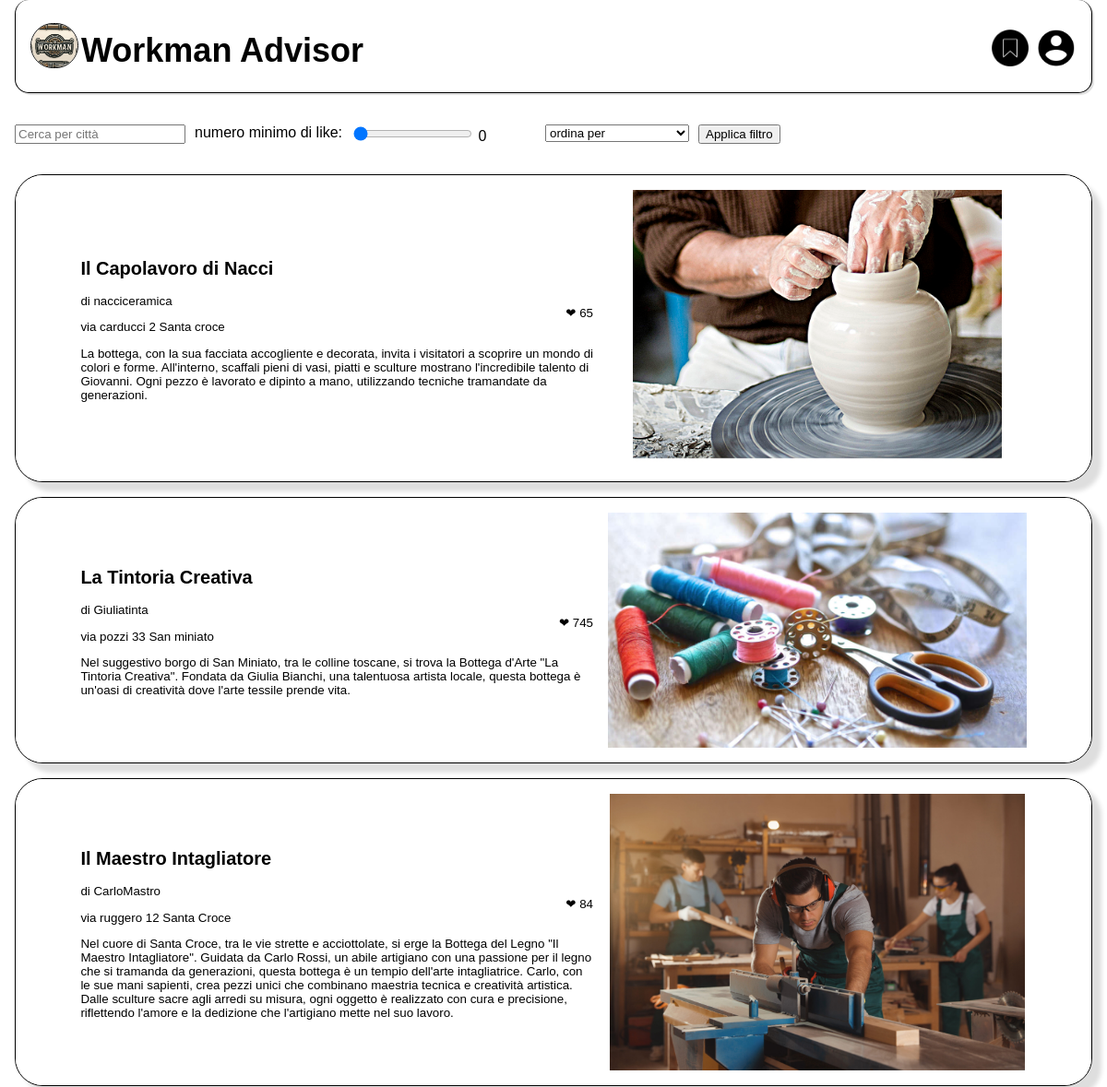
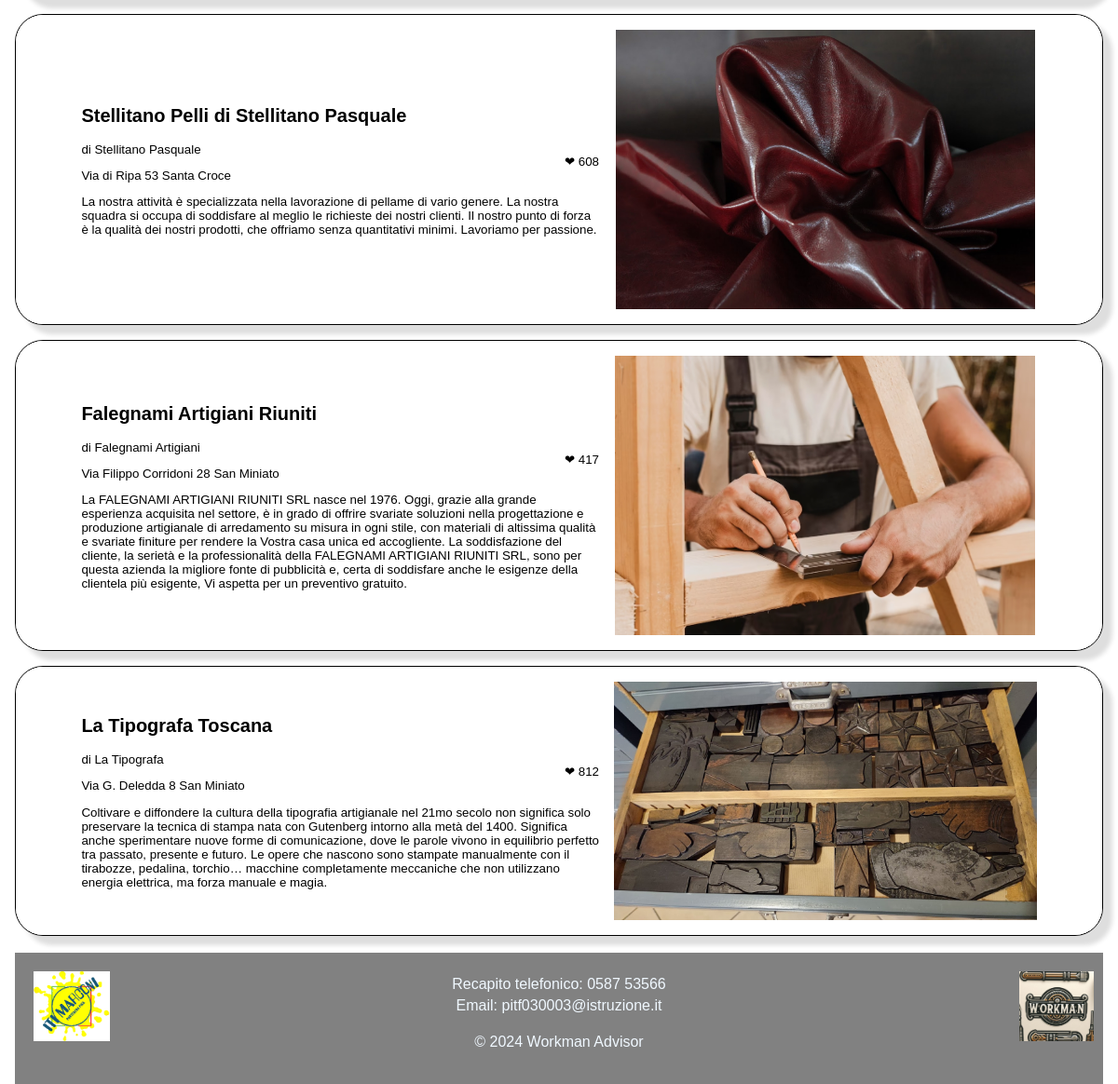
Page /home.php on the earlier database version (2 pictures, top to bottom).
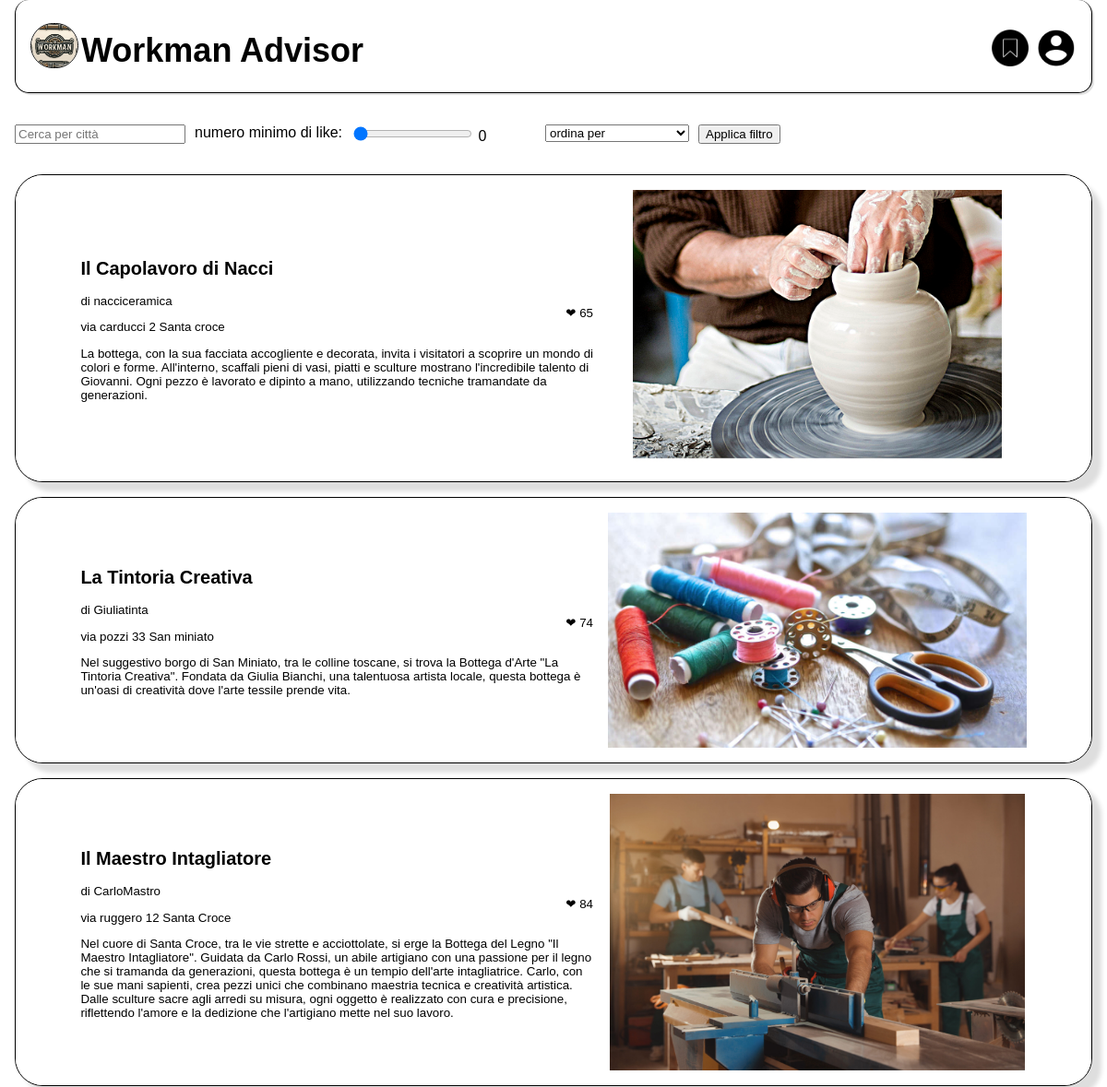
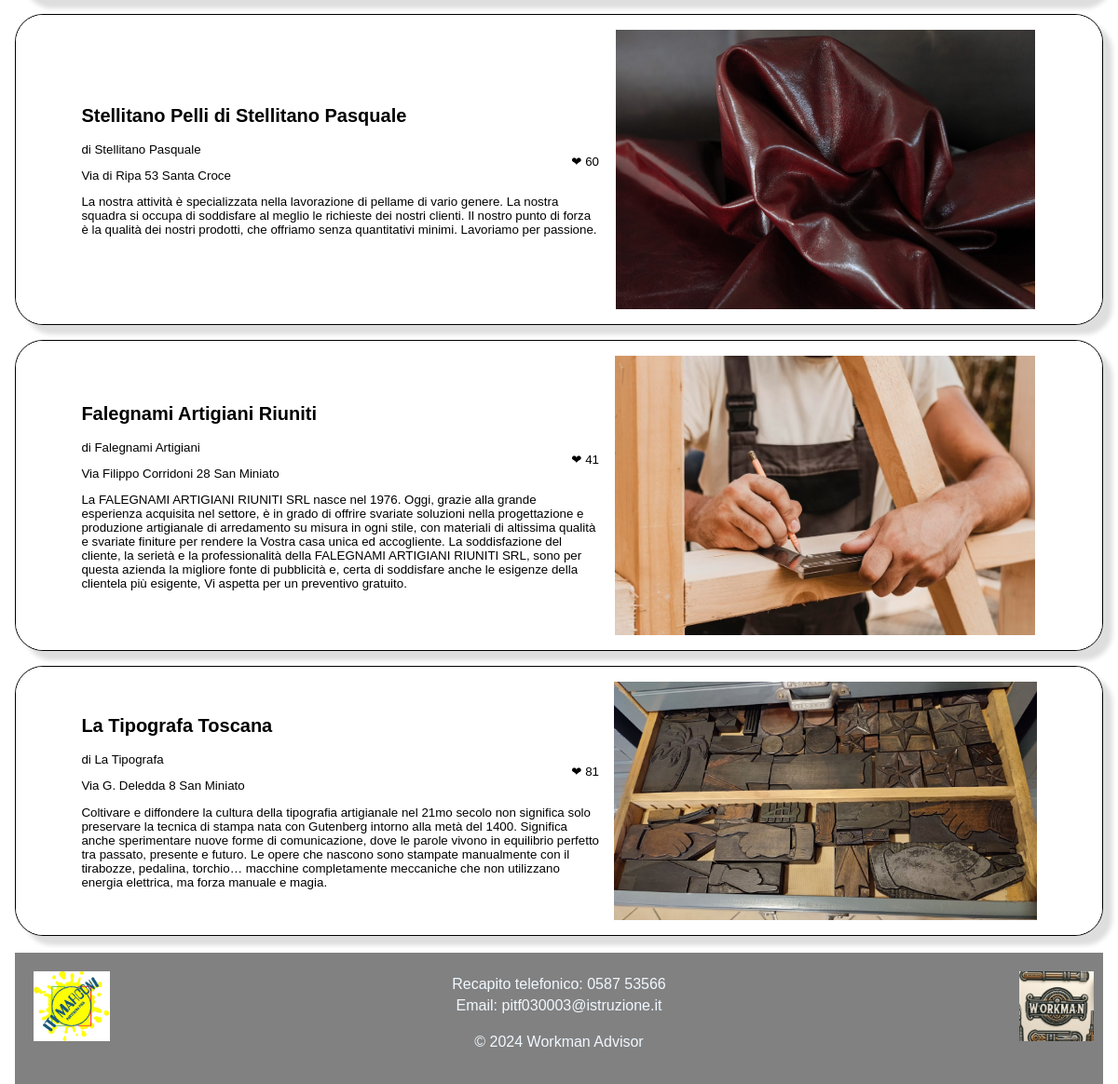
Same page on the later database version (2 pictures, top to bottom).
### tables this page shows
CREATE TABLE `bottega` (
  `ID_bottega` int(30) NOT NULL,
  `email` varchar(50) NOT NULL,
  `nome` varchar(50) NOT NULL,
  `indirizzo` varchar(50) NOT NULL,
  `città` varchar(60) NOT NULL,
  `descrizione` varchar(2000) NOT NULL,
  `num_like` int(11) NOT NULL,
  `lunedì` varchar(50) NOT NULL,
  `martedì` varchar(50) NOT NULL,
  `mercoledì` varchar(50) NOT NULL,
  `giovedì` varchar(50) NOT NULL,
  `venerdì` varchar(50) NOT NULL,
  `sabato` varchar(50) NOT NULL,
  `domenica` varchar(50) NOT NULL
);

CREATE TABLE `account` (
  `username` varchar(30) NOT NULL,
  `email` varchar(50) NOT NULL,
  `password` varchar(40) NOT NULL,
  `immagine` longblob DEFAULT NULL,
  `artigiano` tinyint(1) NOT NULL
);

### home.php (the view, shortened to what this page needs)
<html>
<head>
    <link rel="stylesheet" href="stili/stile_home.css">
</head>
<body>
    <div class="page-container">
        <header>
            <div class="header-content">
                <a href="home.php" class="logo-link">
                    <img src="img/logo.jpeg" alt="Logo" class="logo">
                </a>
                <div class="h1"><h1> Workman Advisor </h1></div>
            </div>
            <a href="account.php" class="account-link">
                <img src="img/account.png" alt="Icona Account" style="width: 40px;">
            </a>
            <a href="salvati.php" class="salvati-link">
                <img src="img/salvati.png" alt="Icona Salvati" style="width: 40px;">
            </a>
        </header>
        <br>
        <form action="home.php" method="post" class="filtro">
            <div style="float: left; margin-right: 10px;" class="città">
                <input type="text" id="città" name="città" value="" placeholder="Cerca per città">
            </div>
            <div style="float: left;" class="barra_like">
            <div style="float: left; margin-right: 10px;">
                <p style="margin:0">numero minimo di like:</p>
            </div>
                <input type="range" id="like" name="like" min="0" max="499" value="0" oninput="updateDisplay(this)" style="width100%">
                <label id="rangeValue"></label>
            </div>
            <div style="float: left; margin-right: 10px;">
                <select name="ordine" id="ordine"  value="">
                    <option value="" style="color:#b0b0b0">ordina per</option>
                </select>
            </div>
            <input type="submit" value="Applica filtro">
        </form>
        <?php
        $conn = mysqli_connect("localhost", "root", "", "progettogpo");
        if(!empty($_POST['città']) && isset($_POST['città'])){
            $filtro_città=$_POST['città'];
        }else{
            $filtro_città='%';
        }
        if(isset($_POST['like'])){
            $filtro_like=$_POST['like'];
        }else{
            $filtro_like='0';
        }
        $order="";
        $sql = "SELECT bottega.ID_bottega, bottega.num_like, bottega.nome, bottega.indirizzo, bottega.città, bottega.descrizione, account.username, immagine.image
                FROM bottega
                INNER JOIN account ON account.email=bottega.email
                LEFT JOIN immagine ON bottega.ID_bottega=immagine.ID_bottega
                WHERE bottega.città LIKE '$filtro_città' AND bottega.num_like>$filtro_like
                GROUP BY bottega.ID_bottega
                $order;";
        $result = mysqli_query($conn, $sql);
        if ($result){
            if (mysqli_num_rows($result) > 0) {
                while($row = mysqli_fetch_assoc($result)) {
                    echo "<div class='container' >";
                        echo "<button class='wrapper' id='myButton_".$row["ID_bottega"]."' data-codice='".$row["ID_bottega"]."'>";
                            echo "<div class='informazioni'>";
                                echo "<h2>". $row["nome"] ."</h2>";
                                echo "<p style='float: right'>&#10084; ". $row["num_like"]."</p>";
                                echo "<p> di ". $row["username"] ."</p>";
                                echo "<p>". $row["indirizzo"] . " " .$row["città"] ."</p>";
                                echo "<p>". $row["descrizione"] ."</p>";
                            echo "</div>";
                            echo "<div class='immagine'>";
                                if(isset( $row["image"])){
                                    echo "<img src='immagini/". $row["image"] ."'>";
                                }else
                                {
                                    echo "<img src='immagini/nonpresente.jpg'>";
                                }
                            echo "</div>";
                        echo "</button>";
                    echo "</div>";
                }
            } else {
                echo "<div><p>Nessuna bottega trovato</p></div>";
            }
        }else{
            echo "errore";
        }
        ?>
        <br>
        <footer>
            <div class="containerf">
                <div class="logo-left">
                    <img src="./img/LogoITI.png" alt="Logo" width="auto" height="150%">
                </div>
                <div class="contact-info">
                    <p>Recapito telefonico: 0587 53566</p>
                    <p>Email: pitf030003@istruzione.it</p>
                </div>
                <div class="logo-right">
                    <img src="./img/logo.jpeg" alt="Logo" width="auto" height="150%">
                </div>
            </div>
            <p>&copy; 2024 Workman Advisor</p>
        </footer>
    </div>
</body>
</html>

Differences in the rows shown:
changed bottega "La Tintoria Creativa": num_like "745" → "74"
changed bottega "Stellitano Pelli di Stellitano Pasquale": num_like "608" → "60"
changed bottega "Falegnami Artigiani Riuniti": num_like "417" → "41"
changed bottega "La Tipografa Toscana": num_like "812" → "81"
